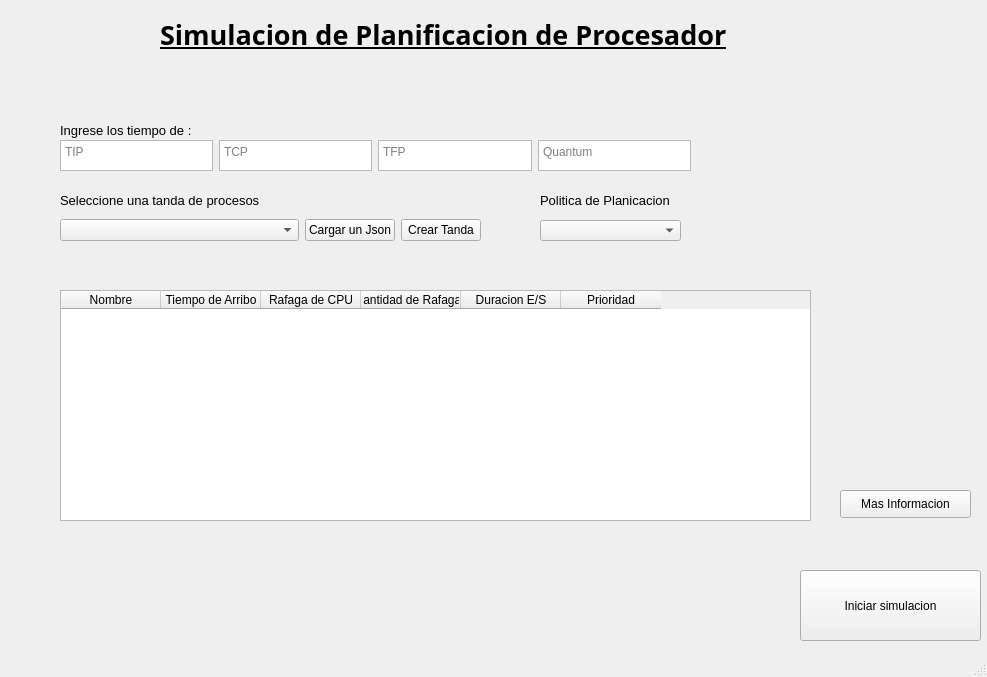
<?xml version="1.0" encoding="UTF-8"?>
<ui version="4.0">
 <class>MainWindow</class>
 <widget class="QMainWindow" name="MainWindow">
  <property name="geometry">
   <rect>
    <x>0</x>
    <y>0</y>
    <width>987</width>
    <height>677</height>
   </rect>
  </property>
  <property name="windowTitle">
   <string>MainWindow</string>
  </property>
  <widget class="QWidget" name="centralwidget">
   <widget class="QLabel" name="label">
    <property name="geometry">
     <rect>
      <x>160</x>
      <y>10</y>
      <width>728</width>
      <height>48</height>
     </rect>
    </property>
    <property name="font">
     <font>
      <family>Sitka Small Semibold</family>
      <pointsize>20</pointsize>
      <weight>75</weight>
      <bold>true</bold>
      <underline>true</underline>
     </font>
    </property>
    <property name="text">
     <string>Simulacion de Planificacion de Procesador</string>
    </property>
   </widget>
   <widget class="QPushButton" name="pushButton">
    <property name="geometry">
     <rect>
      <x>800</x>
      <y>570</y>
      <width>181</width>
      <height>71</height>
     </rect>
    </property>
    <property name="text">
     <string>Iniciar simulacion</string>
    </property>
   </widget>
   <widget class="QWidget" name="horizontalLayoutWidget">
    <property name="geometry">
     <rect>
      <x>60</x>
      <y>140</y>
      <width>631</width>
      <height>31</height>
     </rect>
    </property>
    <layout class="QHBoxLayout" name="horizontalLayout">
     <item>
      <widget class="QPlainTextEdit" name="plainTextEdit_4">
       <property name="placeholderText">
        <string>TIP</string>
       </property>
      </widget>
     </item>
     <item>
      <spacer name="horizontalSpacer_3">
       <property name="orientation">
        <enum>Qt::Horizontal</enum>
       </property>
       <property name="sizeHint" stdset="0">
        <size>
         <width>40</width>
         <height>20</height>
        </size>
       </property>
      </spacer>
     </item>
     <item>
      <widget class="QPlainTextEdit" name="plainTextEdit_3">
       <property name="placeholderText">
        <string>TCP</string>
       </property>
      </widget>
     </item>
     <item>
      <spacer name="horizontalSpacer">
       <property name="orientation">
        <enum>Qt::Horizontal</enum>
       </property>
       <property name="sizeHint" stdset="0">
        <size>
         <width>40</width>
         <height>20</height>
        </size>
       </property>
      </spacer>
     </item>
     <item>
      <widget class="QPlainTextEdit" name="plainTextEdit_2">
       <property name="placeholderText">
        <string>TFP</string>
       </property>
      </widget>
     </item>
     <item>
      <spacer name="horizontalSpacer_2">
       <property name="orientation">
        <enum>Qt::Horizontal</enum>
       </property>
       <property name="sizeHint" stdset="0">
        <size>
         <width>40</width>
         <height>20</height>
        </size>
       </property>
      </spacer>
     </item>
     <item>
      <widget class="QPlainTextEdit" name="plainTextEdit">
       <property name="placeholderText">
        <string>Quantum</string>
       </property>
      </widget>
     </item>
    </layout>
   </widget>
   <widget class="QLabel" name="label_2">
    <property name="geometry">
     <rect>
      <x>60</x>
      <y>120</y>
      <width>271</width>
      <height>21</height>
     </rect>
    </property>
    <property name="font">
     <font>
      <pointsize>10</pointsize>
     </font>
    </property>
    <property name="text">
     <string>Ingrese los tiempo de :</string>
    </property>
   </widget>
   <widget class="QLabel" name="label_3">
    <property name="geometry">
     <rect>
      <x>60</x>
      <y>190</y>
      <width>261</width>
      <height>21</height>
     </rect>
    </property>
    <property name="font">
     <font>
      <family>MS Shell Dlg 2</family>
      <pointsize>10</pointsize>
      <weight>50</weight>
      <bold>false</bold>
     </font>
    </property>
    <property name="text">
     <string>Seleccione una tanda de procesos</string>
    </property>
   </widget>
   <widget class="QWidget" name="horizontalLayoutWidget_2">
    <property name="geometry">
     <rect>
      <x>60</x>
      <y>210</y>
      <width>421</width>
      <height>41</height>
     </rect>
    </property>
    <layout class="QHBoxLayout" name="horizontalLayout_2">
     <item>
      <widget class="QComboBox" name="comboBox">
       <property name="sizePolicy">
        <sizepolicy hsizetype="Preferred" vsizetype="Fixed">
         <horstretch>1</horstretch>
         <verstretch>0</verstretch>
        </sizepolicy>
       </property>
      </widget>
     </item>
     <item>
      <widget class="QPushButton" name="pushButton_2">
       <property name="sizePolicy">
        <sizepolicy hsizetype="Minimum" vsizetype="Fixed">
         <horstretch>0</horstretch>
         <verstretch>0</verstretch>
        </sizepolicy>
       </property>
       <property name="text">
        <string>Cargar un Json</string>
       </property>
      </widget>
     </item>
     <item>
      <widget class="QPushButton" name="pushButton_3">
       <property name="text">
        <string>Crear Tanda</string>
       </property>
      </widget>
     </item>
    </layout>
   </widget>
   <widget class="QComboBox" name="comboBox_2">
    <property name="geometry">
     <rect>
      <x>540</x>
      <y>220</y>
      <width>141</width>
      <height>21</height>
     </rect>
    </property>
   </widget>
   <widget class="QLabel" name="label_4">
    <property name="geometry">
     <rect>
      <x>540</x>
      <y>190</y>
      <width>171</width>
      <height>21</height>
     </rect>
    </property>
    <property name="font">
     <font>
      <family>MS Shell Dlg 2</family>
      <pointsize>10</pointsize>
      <weight>50</weight>
      <bold>false</bold>
     </font>
    </property>
    <property name="text">
     <string>Politica de Planicacion</string>
    </property>
   </widget>
   <widget class="QTableWidget" name="tableWidget">
    <property name="geometry">
     <rect>
      <x>60</x>
      <y>290</y>
      <width>751</width>
      <height>231</height>
     </rect>
    </property>
    <property name="horizontalScrollBarPolicy">
     <enum>Qt::ScrollBarAlwaysOff</enum>
    </property>
    <column>
     <property name="text">
      <string>Nombre</string>
     </property>
    </column>
    <column>
     <property name="text">
      <string>Tiempo de Arribo</string>
     </property>
    </column>
    <column>
     <property name="text">
      <string>Rafaga de CPU</string>
     </property>
    </column>
    <column>
     <property name="text">
      <string>Cantidad de Rafagas</string>
     </property>
    </column>
    <column>
     <property name="text">
      <string>Duracion E/S</string>
     </property>
    </column>
    <column>
     <property name="text">
      <string>Prioridad</string>
     </property>
    </column>
   </widget>
   <widget class="QPushButton" name="pushButton_4">
    <property name="geometry">
     <rect>
      <x>840</x>
      <y>490</y>
      <width>131</width>
      <height>28</height>
     </rect>
    </property>
    <property name="text">
     <string>Mas Informacion</string>
    </property>
   </widget>
  </widget>
  <widget class="QStatusBar" name="statusbar"/>
 </widget>
 <resources/>
 <connections/>
</ui>
